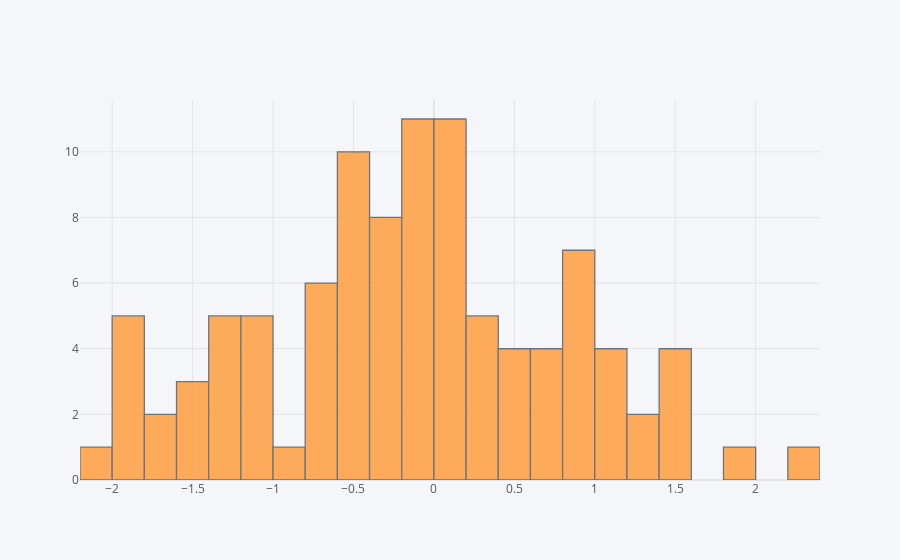

Notebook code for this chart:
### Code cell
df1['A'].iplot(kind = 'hist', bins = 30)

### Figure 1 — Plotly figure (JSON) as saved in the notebook; plotly's stock layout.template omitted (floating-point values rounded to 4 significant figures)
{"data": [{"histfunc": "count", "histnorm": "", "marker": {"color": "rgba(255, 153, 51, 1.0)", "line": {"color": "#4D5663", "width": 1.3}}, "name": "A", "nbinsx": 30, "opacity": 0.8, "orientation": "v", "type": "histogram", "x": [-0.6545, -0.3398, 0.9513, -0.6201, -0.5365, 0.123, -0.3055, 0.8605, 0.4034, -0.3262, -0.2688, 0.0448, 0.6521, 0.381, 0.08853, 0.8407, 0.6316, 1.149, -0.2709, -1.211, 0.6979, 0.01034, 0.1845, -0.3124, -0.1622, -1.329, -0.6541, -1.898, 0.2239, -0.07373, 0.4213, 0.4111, -1.064, -1.729, -0.7387, -1.542, 1.827, 0.9143, 1.189, 2.298, 0.01709, 0.05877, -1.037, -1.831, -0.5447, -0.4299, 0.8524, -1.831, -0.01271, -0.7875, 0.9129, -0.5002, 1.283, 0.1518, 0.4055, -0.5492, -0.4351, -1.962, 1.564, -2.034, -0.3842, -1.403, -1.376, -0.1023, -0.4606, -0.9363, -0.5866, -0.7666, -0.1416, -0.1304, -1.177, -0.3466, -0.03567, 0.1523, -0.09027, -0.463, 1.471, 0.8478, 0.0338, 0.3274, 1.505, -1.311, -1.077, 1.228, -1.79, -1.264, -1.85, 0.3695, -0.04465, 0.3007, 1.106, 1.11, -0.1521, 1.451, -0.4573, 0.649, -1.054, -1.471, -0.1069, 0.1729]}], "layout": {"barmode": "overlay", "legend": {"bgcolor": "#F5F6F9", "font": {"color": "#4D5663"}}, "paper_bgcolor": "#F5F6F9", "plot_bgcolor": "#F5F6F9", "title": {"font": {"color": "#4D5663"}}, "xaxis": {"gridcolor": "#E1E5ED", "showgrid": true, "tickfont": {"color": "#4D5663"}, "title": {"font": {"color": "#4D5663"}, "text": ""}, "zerolinecolor": "#E1E5ED"}, "yaxis": {"gridcolor": "#E1E5ED", "showgrid": true, "tickfont": {"color": "#4D5663"}, "title": {"font": {"color": "#4D5663"}, "text": ""}, "zerolinecolor": "#E1E5ED"}}}
